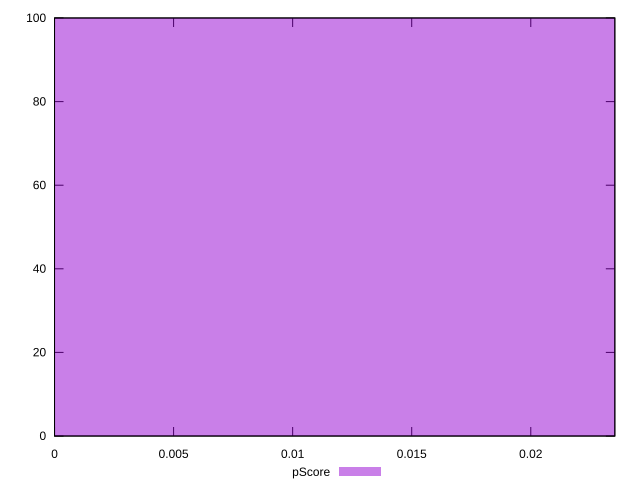

Reproduce this figure in gnuplot.
reset

$pScore <<EOF
0 100
EOF

set key outside below
set boxwidth 0.1
set xrange [0:0.023529411764705854]
set yrange [0:100]
set trange [0:100]
set style fill transparent solid 0.5 noborder
set terminal svg size 640, 490 enhanced background rgb 'white'
set output "reprap/uses-text-compression/samples/pages+cached+noexternal+nomedia+nocss/pScore/histogram.svg"

plot $pScore title "pScore" with boxes

reset
